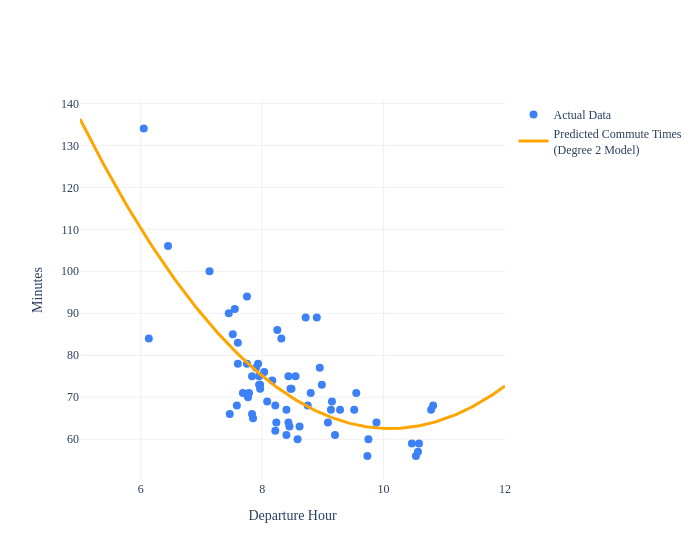

The notebook cell saved with this chart:
### Markdown cell above
This tells us that the best-fitting quadratic model is

$$h(x_i) = 351.32 - 57.14 \cdot \text{departure hour}_i + 2.83 \cdot (\text{departure hour}_i)^2.$$

which looks like:

### Code cell
quadratic_grid = pd.DataFrame({'departure_hour': np.linspace(5, 12, 200)})
quadratic_grid['departure_hour^2'] = quadratic_grid['departure_hour'] ** 2

fig = go.Figure()
fig.add_trace(go.Scatter(
    x=commutes_full['departure_hour'],
    y=commutes_full['minutes'],
    mode='markers',
    name='Actual Data',
    marker=dict(color='#3d81f6', size=8)
))
fig.add_trace(go.Scatter(
    x=quadratic_grid['departure_hour'],
    y=model_quadratic.predict(quadratic_grid),
    mode='lines',
    name='Predicted Commute Times<br>(Degree 2 Model)',
    line=dict(color='orange', width=3)
))

fig.update_layout(
    showlegend=True,
    xaxis_title='Departure Hour',
    yaxis_title='Minutes',
    width=700,
    plot_bgcolor='white',
    paper_bgcolor='white',
    font=dict(family='Palatino'),
    xaxis=dict(gridcolor='#f0f0f0'),
    yaxis=dict(gridcolor='#f0f0f0')
)
fig.show()

### Figure 1 — Plotly figure (JSON) as saved in the notebook; plotly's stock layout.template omitted (floating-point values rounded to 4 significant figures; data arrays with more than 128 entries replaced by an {"elided": "..."} marker saying what was removed)
{"data": [{"marker": {"color": "#3d81f6", "size": 8}, "mode": "markers", "name": "Actual Data", "type": "scatter", "x": [10.82, 7.75, 8.45, 7.133, 9.15, 8.167, 9.2, 6.05, 8.217, 9.283, 8.033, 9.517, 7.967, 9.883, 7.9, 7.85, 7.933, 7.95, 8.55, 8.433, 9.75, 8.617, 8.467, 10.47, 8.233, 8.483, 7.967, 8.25, 7.833, 8.4, 8.9, 10.53, 10.57, 10.78, 9.133, 7.95, 8.317, 8.433, 8.4, 8.95, 8.583, 8.75, 9.733, 8.717, 10.58, 9.55, 9.083, 7.833, 8.8, 8.983, 6.133, 6.45, 7.75, 8.217, 7.783, 8.083, 7.683, 7.467, 7.6, 7.767, 7.517, 7.55, 7.583, 7.45, 7.6], "y": [68.0, 94.0, 63.0, 100.0, 69.0, 74.0, 61.0, 134.0, 62.0, 67.0, 76.0, 67.0, 73.0, 64.0, 77.0, 65.0, 78.0, 75.0, 75.0, 75.0, 60.0, 63.0, 72.0, 59.0, 64.0, 72.0, 72.0, 86.0, 66.0, 67.0, 89.0, 56.0, 57.0, 67.0, 67.0, 73.0, 84.0, 64.0, 61.0, 77.0, 60.0, 68.0, 56.0, 89.0, 59.0, 71.0, 64.0, 75.0, 71.0, 73.0, 84.0, 106.0, 78.0, 68.0, 71.0, 69.0, 71.0, 66.0, 78.0, 70.0, 85.0, 91.0, 68.0, 90.0, 83.0]}, {"line": {"color": "orange", "width": 3}, "mode": "lines", "name": "Predicted Commute Times<br>(Degree 2 Model)", "type": "scatter", "x": {"elided": "200 float values"}, "y": {"elided": "200 float values"}}], "layout": {"font": {"family": "Palatino"}, "paper_bgcolor": "white", "plot_bgcolor": "white", "showlegend": true, "width": 700, "xaxis": {"gridcolor": "#f0f0f0", "title": {"text": "Departure Hour"}}, "yaxis": {"gridcolor": "#f0f0f0", "title": {"text": "Minutes"}}}}
